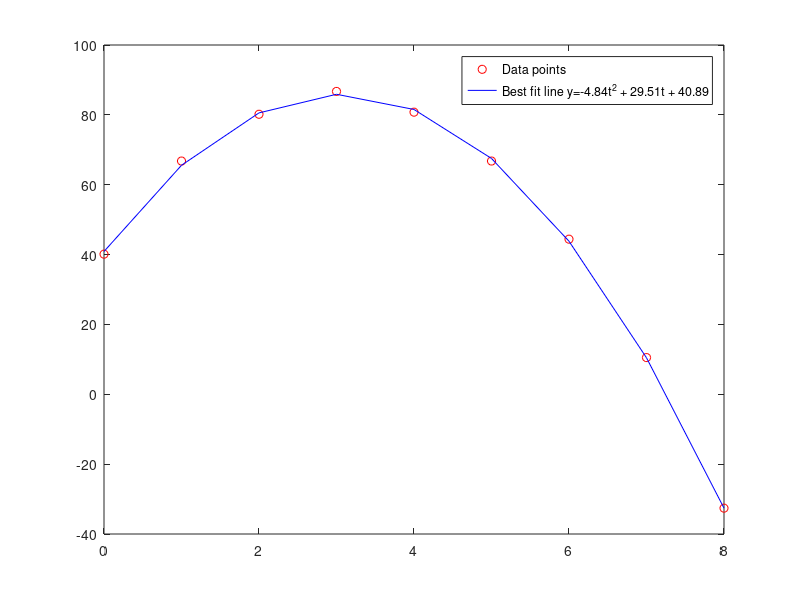

This figure's MATLAB source:
data=[40.12 66.78 80.17 86.71 80.77 66.78 44.41 10.51 -32.60];
t=(0:8);
line = polyfit(t,data,2);
plot(t,data,'ro');
hold on;
plot(t,polyval(line,t),'b-');
txt = sprintf('Best fit line y=%.2ft^2 + %.2ft + %.2f',line(1),line(2),line(3));
legend('Data points',txt);
disp('Initial height = ');
disp(line(3));
disp('Initial velocity = ');
disp(line(2));
disp('Initial accelration = ');
disp(line(1));

p = [line(1) line(2) line(3)];
r = roots(p);
disp('y = 0 at time: ');
display(r(1));

h = polyval(p,2.5);
disp('height at t = 2.5 ');
display(h);

%Max height
deriv = polyder(p);
time = roots(deriv);
max_height = polyval(p,time);
display(max_height);
display('at time: ');
display(time);
